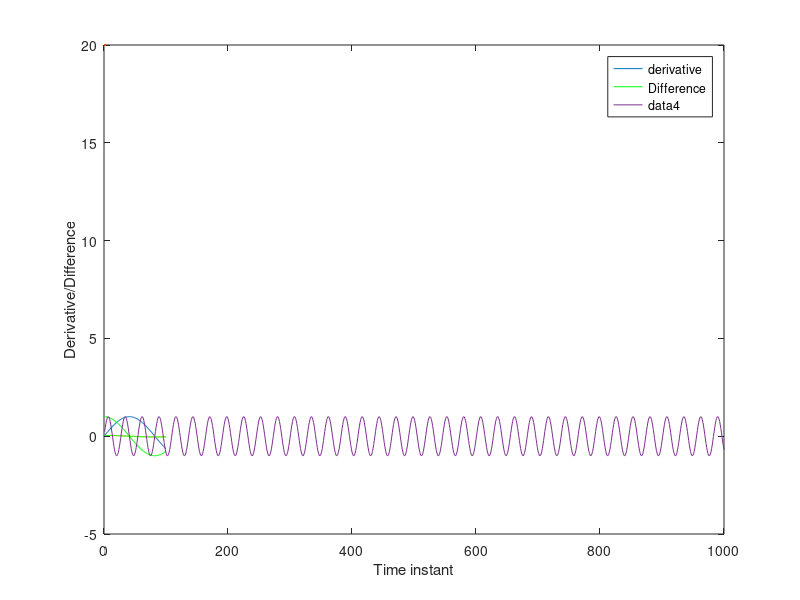

Reproduce this figure in MATLAB.
%% Question 1.

% Integers from 100 to 1
t1 = 100:-1:1;

% Integers from 1 to 100 with intervals of 2
t2 = 1:2:100;

%% Question 2.

t1 = 1:100

f=50
F=8192
y=sin(2*pi*t1*(f/F))

y2=cos(2*pi*t1*(f/F))

plot(t1,y)
hold on
plot(t1,y2,'g')
xlabel('Time instant');
ylabel('Amplitude')
legend('Sine','Cosine');

diff = abs(y-y2);
[min_value, min_index] = min(diff);
intersection_point = t1(min_index)
plot(intersection_point)
% The intersection point of the signal visually is where y == y2 which is
% intersection_point(t1=20).

% Calculating the exact intersection point involves numerical analysis
% taking into account mathematical properties paterning to sine and
% cosine function respectively making it a complex procedure.

%% Question 3.

t1 = 1:100;
y1 = sin(2*pi*t1*(f/F));

% Calculate the derivative using finite differences
derivative_y1 = y1(2:end) - y1(1:end-1);

% Calculate the difference
diff_y1 = y1(2:end) - y1(1:end-1);

plot(t1(2:end),derivative_y1)
hold on
plot(t1(2:end),diff_y1,"g")
xlabel('Time instant');
ylabel('Derivative/Difference');
legend("derivative","Difference")

%% Question 4.

% Load Data
matrix = load('Matrix.txt')

% Locate 5th Row
fifth_row = matrix(5,:)
plot(fifth_row)

% Sound of 5th Row
soundsc(fifth_row)

% Mean of Row, Column, and Whole Matrix
row_mean = mean(matrix, 2);
column_mean = mean(matrix, 1);
matrix_mean = mean(matrix,"all");

disp('Row Mean:'); disp(row_mean);
disp('Column Mean:'); disp(column_mean);
disp('Matrix Mean:'); disp(matrix_mean);

%% Question 5.

% Step 1: Load Data
data = load('Matrix.txt');

% Step 2: Determine Amplitude
amplitudes = rms(data, 2);

% Step 3: Signal with min Amplitude
[min_amplitude, signal_index] = min(amplitudes);

% Signal sound
soundsc(data(3,:))

%% Question 6.

% Step 1: Import Data
data = importdata('inco13par.txt');
numeric_data = data.data

% Step 2: Get Number of Cases and Variables
[num_row, num_col] = size(numeric_data)

% Step 3: Count Missing Values for Each Variable
numb_missing_values = sum(isnan(numeric_data));
%%
% 
%   for x = 1:10
%       disp(x)
%   end
% 

disp(['Number of Cases: ', num2str(num_row)]);
disp(['Number of Variables: ', num2str(num_col)]);
disp('Number of Missing Values for Each Variable:');
disp(numb_missing_values);


